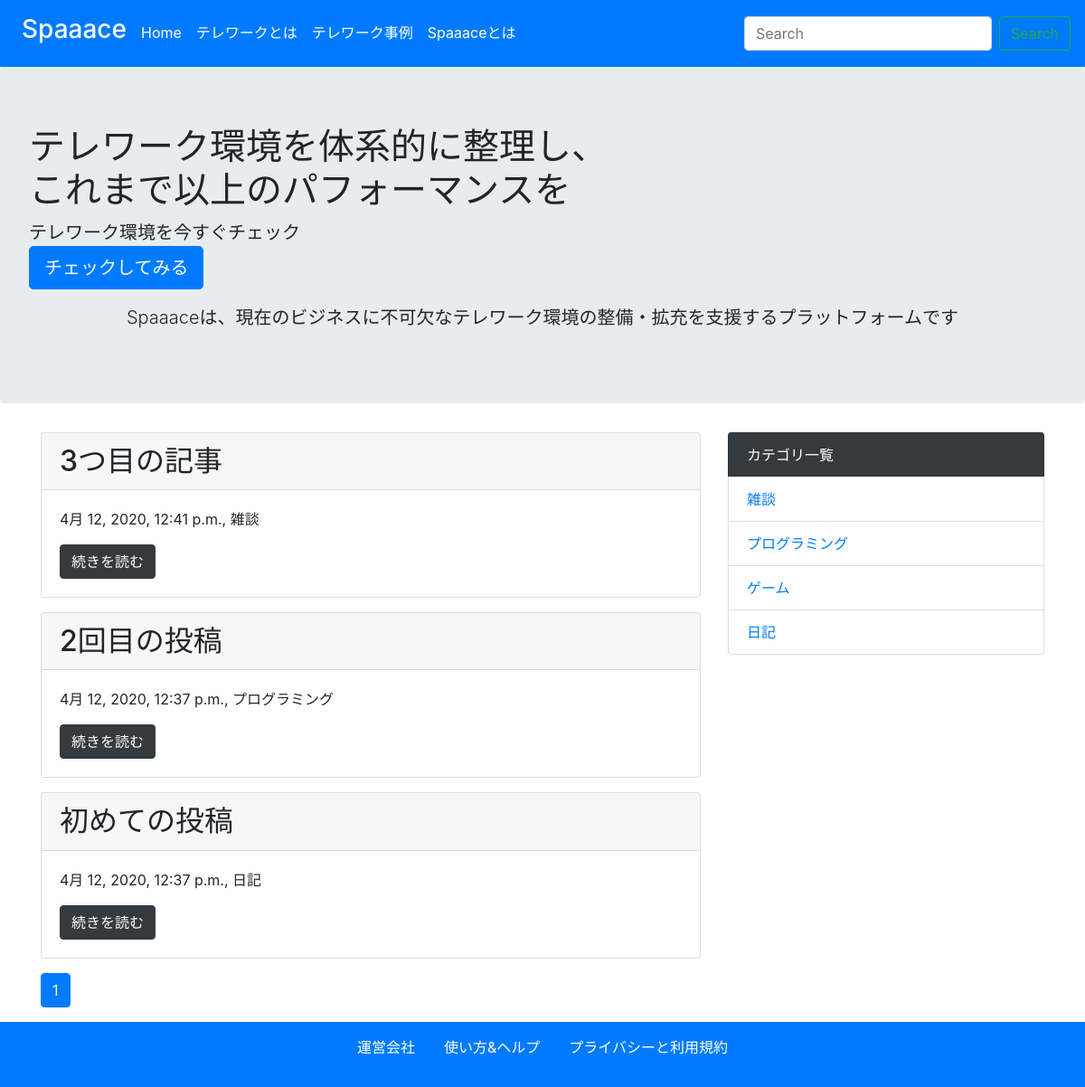
The page / on the database its author committed.
### blog/models.py (models this page shows, shortened)
class Post(models.Model):
    title = models.CharField('タイトル', max_length=255)
    text = models.TextField('本文')
    created_at = models.DateTimeField('作成日', default=timezone.now)
    category = models.ForeignKey(
        Category, verbose_name='カテゴリ', on_delete=models.PROTECT
    )

class Category(models.Model):
    name = models.CharField('カテゴリ名', max_length=255)
    created_at = models.DateTimeField('作成日', default=timezone.now)
    def __str__(self):
        return self.name

### blog/views.py (the view)
# urls.py: path('', views.IndexView.as_view(), name='index'),
class IndexView(generic.ListView):
    model = Post
    paginate_by = 10
    def get_queryset(self):
        queryset = Post.objects.order_by('-created_at') #-を付ける事で降順にできる
        keyword = self.request.GET.get('keyword')
        if keyword:
            queryset = queryset.filter(
                Q(title__icontains=keyword) | Q(text__icontains=keyword)
            )
        return queryset

### blog/context_processors.py (called while the page is built)
def common(request):
    context = {
        'category_list': Category.objects.all()
    }
    return context

### blog/templatetags/mytag.py (called while the page is built)
@register.simple_tag
def url_replace(request, field, value):
    url_dict = request.GET.copy()
    url_dict[field] = value
    return url_dict.urlencode()

### blog/templates/blog/post_list.html
{% extends 'blog/base.html' %}
{% block content %}
{%for post in post_list%}
<div class="card mb-3" >
    <h2 class="card-header">{{post.title}}</h2>
    <div class="card-body">
        <p>{{post.created_at}}, {{post.category}}</p>
      <a href="{%url 'blog:detail' post.pk%}" class="btn btn-dark">続きを読む</a>
    </div>
  </div>
{%endfor%}
{% include 'blog/page.html' %}
{% endblock %}

### blog/templates/blog/base.html (shortened to what this page needs)
<!doctype html>
<html lang="ja">
  <head>
    <link rel="stylesheet" href="https://maxcdn.bootstrapcdn.com/bootstrap/4.0.0-beta.2/css/bootstrap.min.css">
  </head>
  <body>
    <nav class="navbar navbar-expand-lg navbar-dark bg-primary">
      <div class="collapse navbar-collapse" id="navbarSupportedContent">
        <ul class="navbar-nav mr-auto">
          <li class="nav-item active">
            <a class="nav-link" href="{%url 'blog:index'%}"><h3>Spaaace</h3></a>
          </li>
          <li class="nav-item active">
            <a class="nav-link py-3" href="{%url 'blog:index'%}">Home</a>
          </li>
          <li class="nav-item active">
            <a class="nav-link disabled py-3" href="#">テレワークとは</a>
          </li>
          <li class="nav-item active">
            <a class="nav-link disabled py-3" href="#">テレワーク事例</a>
          </li>
          <li class="nav-item active">
            <a class="nav-link disabled py-3" href="#">Spaaaceとは</a>
          </li>
        </ul>
        <form class="form-inline my-2 my-lg-0" method="GET" action="{%url 'blog:index'%}">
          <input class="form-control mr-sm-2" type="text" placeholder="Search" aria-label="Search" name='keyword'>
          <button class="btn btn-outline-success my-2 my-sm-0" type="submit">Search</button>
        </form>
      </div>
    </nav>
    <div class="jumbotron">
      <h1 class="display-5">テレワーク環境を体系的に整理し、<br>これまで以上のパフォーマンスを</h1>
      <p class="lead">テレワーク環境を今すぐチェック <br>
        <a class="btn btn-primary btn-lg text-center " href="#!" role="button">チェックしてみる</a> </p>
      <p class="lead text-center">
        Spaaaceは、現在のビジネスに不可欠なテレワーク環境の整備・拡充を支援するプラットフォームです
      </p>
    </div>
    <div class="container">
      <div class='row'>
        <div class='col-md-8'>
          {% block content %}
          {% endblock %}
        </div>
        <div class='col-md-4'>
          <ul class="list-group">
            <li class="list-group-item bg-dark text-white">カテゴリ一覧</li>
            {%for category in category_list%}
            <li class="list-group-item"><a href="{%url 'blog:category' category.pk %}">{{category}}</a></li>
            {%endfor%}
          </ul>
        </div>
      </div>
    </div>
    <footer class='bg-primary text-white text-center py-3'>
      <p> <a href="#" class = 'text-white'>運営会社</a>　　<a href="#" class = 'text-white'>使い方&ヘルプ</a>　　<a href="#" class = 'text-white'>プライバシーと利用規約</a></p>
    </footer>
  </body>
</html>

### blog/templates/blog/page.html (shortened to what this page needs)
{% load mytag %}
<nav aria-label="Page navigation">
  <ul class="pagination">
      {% for link_page in page_obj.paginator.page_range %}
        {% if link_page == page_obj.number %}
          <li class="page-item active">
            <a class="page-link" href="?{% url_replace request 'page' link_page %}">
              {{ link_page }}
            </a>
          </li>
        {% else %}
          <li class="page-item">
            <a class="page-link" href="?{% url_replace request 'page' link_page %}">
              {{ link_page }}
            </a>
          </li>
        {% endif %}
      {% endfor %}
  </ul>
</nav>

### rows shown on the page
Post: title "3つ目の記事", created_at "4月 12, 2020, 12:41 p.m.", category "雑談"
Post: title "2回目の投稿", created_at "4月 12, 2020, 12:37 p.m.", category "プログラミング"
Post: title "初めての投稿", created_at "4月 12, 2020, 12:37 p.m.", category "日記"
Category: name "雑談"
Category: name "プログラミング"
Category: name "ゲーム"
Category: name "日記"

### other values the page prints
{{ link_page }} "1"
